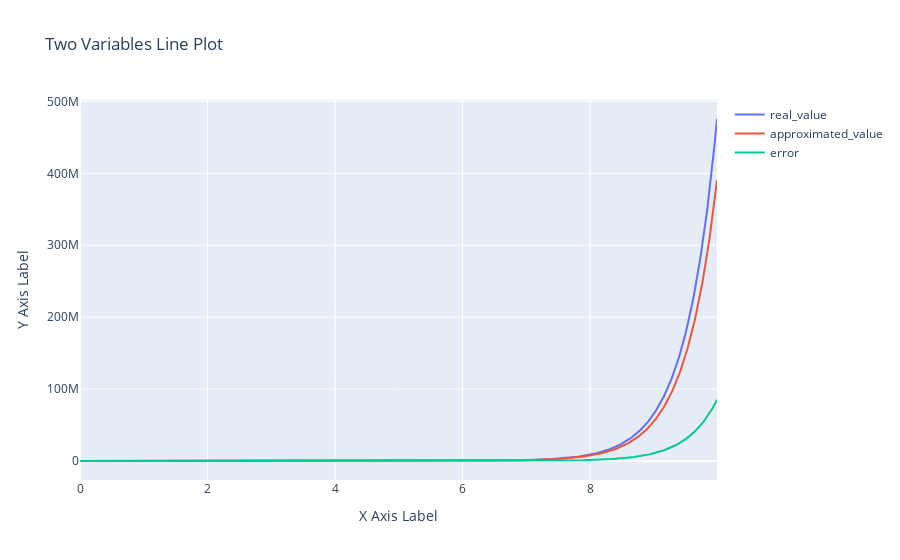

Notebook code cell kept with this figure:
### Code cell
fig = go.Figure()
fig.add_trace(go.Scatter(x=index, y=df['real_value'], mode='lines', name='real_value'))
fig.add_trace(go.Scatter(x=index, y=df['aproximated_value'], mode='lines', name='approximated_value'))
fig.add_trace(go.Scatter(x=index, y=df['error'], mode='lines', name='error'))

# Customize layout
fig.update_layout(title='Two Variables Line Plot',
                  xaxis_title='X Axis Label',
                  yaxis_title='Y Axis Label')

# Show plot
fig.show()

### Figure 1 — Plotly figure (JSON) as saved in the notebook; plotly's stock layout.template omitted (floating-point values rounded to 4 significant figures; data arrays with more than 128 entries replaced by an {"elided": "..."} marker saying what was removed)
{"data": [{"mode": "lines", "name": "real_value", "type": "scatter", "x": {"elided": "1000 float values"}, "y": {"elided": "1000 float values"}}, {"mode": "lines", "name": "approximated_value", "type": "scatter", "x": {"elided": "1000 float values"}, "y": {"elided": "1000 float values"}}, {"mode": "lines", "name": "error", "type": "scatter", "x": {"elided": "1000 float values"}, "y": {"elided": "1000 float values"}}], "layout": {"title": {"text": "Two Variables Line Plot"}, "xaxis": {"title": {"text": "X Axis Label"}}, "yaxis": {"title": {"text": "Y Axis Label"}}}}
